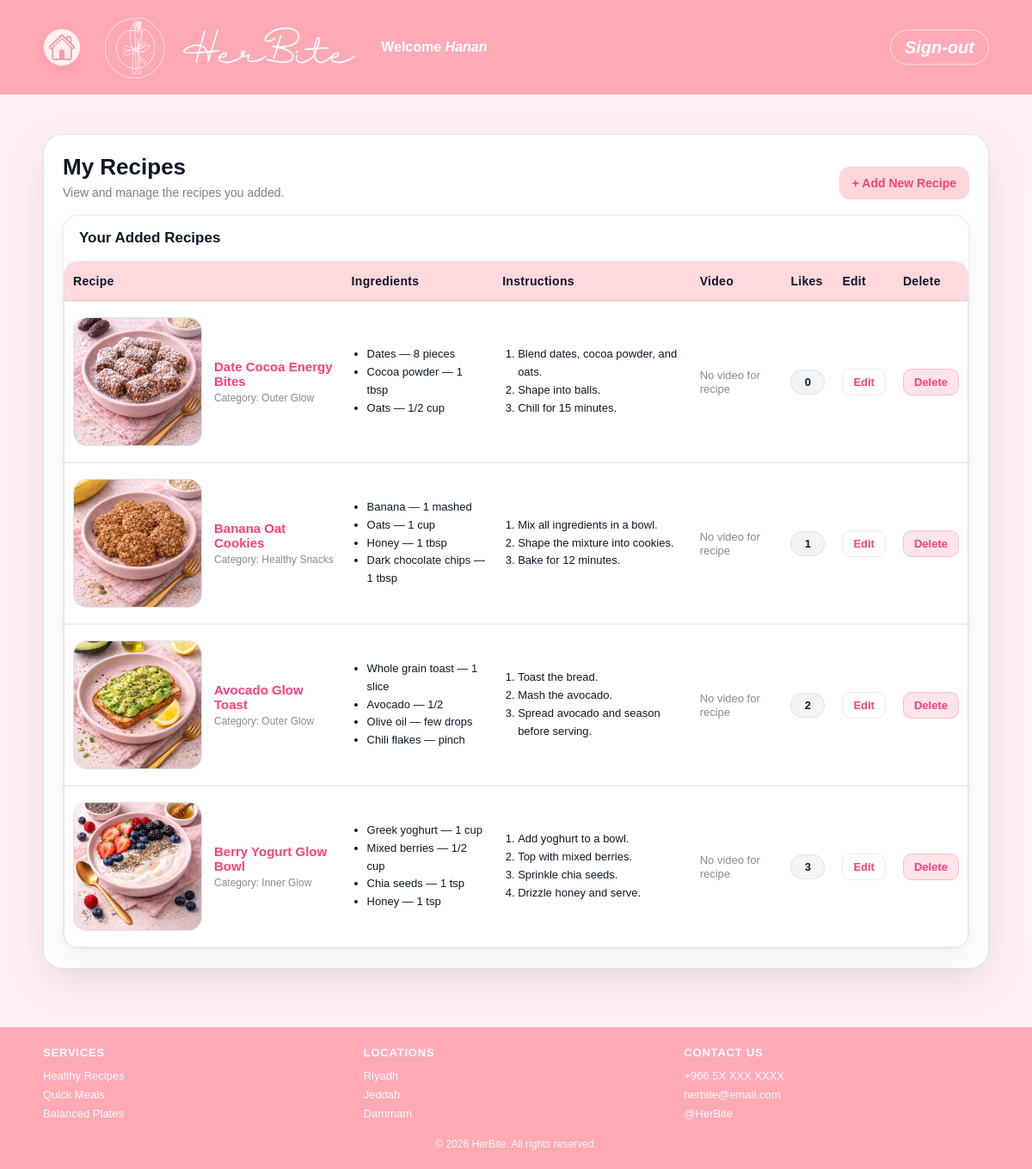
Page /myRecipes.php (signed in) on the committed database.
### tables this page shows
CREATE TABLE `users` (
  `id` int(11) NOT NULL,
  `userType` enum('user','admin') NOT NULL,
  `firstName` varchar(100) NOT NULL,
  `lastName` varchar(100) NOT NULL,
  `emailAddress` varchar(100) NOT NULL,
  `password` varchar(255) NOT NULL,
  `photoFileName` varchar(255) NOT NULL
);

CREATE TABLE `recipe` (
  `id` int(11) NOT NULL,
  `userID` int(11) NOT NULL,
  `categoryID` int(11) NOT NULL,
  `name` varchar(150) NOT NULL,
  `description` text DEFAULT NULL,
  `photoFileName` varchar(255) DEFAULT NULL,
  `videoFilePath` varchar(255) DEFAULT NULL
);

CREATE TABLE `recipecategory` (
  `id` int(11) NOT NULL,
  `categoryName` varchar(100) NOT NULL
);

CREATE TABLE `recipeingredient` (
  `id` int(11) NOT NULL,
  `recipeID` int(11) NOT NULL,
  `ingredientName` varchar(150) NOT NULL,
  `quantity` varchar(100) NOT NULL
);

CREATE TABLE `recipeinstruction` (
  `id` int(11) NOT NULL,
  `recipeID` int(11) NOT NULL,
  `stepNumber` int(11) NOT NULL,
  `instructionText` text NOT NULL
);

### recipe_helpers.php (called while the page is built, shortened)
<?php
function require_user_login(mysqli $conn): array {
    $userId = (int) $_SESSION['user_id'];
    $stmt = $conn->prepare("SELECT id, firstName, lastName, emailAddress, photoFileName FROM users WHERE id = ?");
    $stmt->bind_param("i", $userId);
    $stmt->execute();
    $result = $stmt->get_result();
    $user = $result->fetch_assoc();
    return $user;
}
function h(?string $value): string {
    return htmlspecialchars((string) $value, ENT_QUOTES, 'UTF-8');
}

### myRecipes.php (the view, shortened to what this page needs)
<?php
include 'db.php';
include 'recipe_helpers.php';
$user = require_user_login($conn);
$userId = (int) $user['id'];
$recipesStmt = $conn->prepare("
    SELECT recipe.id,
           recipe.name,
           recipe.photoFileName,
           recipe.videoFilePath,
           recipecategory.categoryName,
           COALESCE(like_counts.totalLikes, 0) AS totalLikes
    FROM recipe
    LEFT JOIN recipecategory ON recipecategory.id = recipe.categoryID
    LEFT JOIN (
        SELECT recipeID, COUNT(*) AS totalLikes
        FROM likes
        GROUP BY recipeID
    ) AS like_counts ON like_counts.recipeID = recipe.id
    WHERE recipe.userID = ?
    ORDER BY recipe.id DESC
");
$recipesStmt->bind_param("i", $userId);
$recipesStmt->execute();
$recipesResult = $recipesStmt->get_result();
$recipes = $recipesResult->fetch_all(MYSQLI_ASSOC);
$recipeIds = array_column($recipes, 'id');
$ingredientsByRecipe = [];
$instructionsByRecipe = [];
if (!empty($recipeIds)) {
    $idList = implode(',', array_map('intval', $recipeIds));
    $ingredientsResult = $conn->query("
        SELECT recipeID, ingredientName, quantity
        FROM recipeingredient
        WHERE recipeID IN ($idList)
        ORDER BY id ASC
    ");
    while ($row = $ingredientsResult->fetch_assoc()) {
        $ingredientsByRecipe[(int) $row['recipeID']][] = $row;
    }
    $instructionsResult = $conn->query("
        SELECT recipeID, stepNumber, instructionText
        FROM recipeinstruction
        WHERE recipeID IN ($idList)
        ORDER BY recipeID ASC, stepNumber ASC, id ASC
    ");
    while ($row = $instructionsResult->fetch_assoc()) {
        $instructionsByRecipe[(int) $row['recipeID']][] = $row;
    }
}
?>
<!DOCTYPE html>
<html lang="en">
<head>
  <link rel="stylesheet" href="stylesheet.css">
</head>
<body class="user-page header-admin">
  <div class="page">
    <header class="site-header">
      <div class="header-inner">
        <a href="user.php" class="home-link" aria-label="Go to home">
          <img src="home.PNG" alt="Home">
        </a>
        <div class="brand">
          <img src="logo.jpg" alt="HerBite Logo">
        </div>
        <div class="brand-title">
          <img src="title.jpg" alt="HerBite Title">
        </div>
        <div class="header-right">
          <div class="welcome">Welcome <span class="name"><?php echo h($user['firstName']); ?></span></div>
        </div>
        <div class="logout">
          <a href="logout.php">Sign-out</a>
        </div>
      </div>
    </header>
    <main class="page-main">
      <section class="box mr-wrap">
        <div class="mr-head">
          <div>
            <h2 class="mr-title">My Recipes</h2>
            <p class="mr-sub">View and manage the recipes you added.</p>
          </div>
          <a href="addRecipe.php" class="mr-add">+ Add New Recipe</a>
        </div>
        <div class="mr-card">
          <div class="mr-card-top">
            <h3>Your Added Recipes</h3>
          </div>
          <?php if (!empty($recipes)) { ?>
            <div class="mr-table-scroll">
              <table class="mr-table">
                <thead>
                  <tr>
                    <th>Recipe</th>
                    <th>Ingredients</th>
                    <th>Instructions</th>
                    <th>Video</th>
                    <th>Likes</th>
                    <th>Edit</th>
                    <th>Delete</th>
                  </tr>
                </thead>
                <tbody>
                  <?php foreach ($recipes as $recipe) {
                      $recipeId = (int) $recipe['id'];
                      $ingredients = $ingredientsByRecipe[$recipeId] ?? [];
                      $instructions = $instructionsByRecipe[$recipeId] ?? [];
                  ?>
                    <tr>
                      <td>
                        <a class="mr-recipe" href="viewRecipe.html?id=<?php echo $recipeId; ?>">
                          <span class="mr-thumb">
                            <img src="<?php echo h($recipe['photoFileName'] ?: 'default.png'); ?>" alt="<?php echo h($recipe['name']); ?>">
                          </span>
                          <span class="mr-meta">
                            <span class="mr-name"><?php echo h($recipe['name']); ?></span>
                            <span class="mr-cat">Category: <?php echo h($recipe['categoryName'] ?: 'Uncategorized'); ?></span>
                          </span>
                        </a>
                      </td>
                      <td>
                        <?php if (!empty($ingredients)) { ?>
                          <ul class="mr-list">
                            <?php foreach ($ingredients as $ingredient) { ?>
                              <li><?php echo h($ingredient['ingredientName']); ?> — <?php echo h($ingredient['quantity']); ?></li>
                            <?php } ?>
                          </ul>
                        <?php } else { ?>
                          <span class="mr-muted">No ingredients added.</span>
                        <?php } ?>
                      </td>
                      <td>
                        <?php if (!empty($instructions)) { ?>
                          <ol class="mr-list">
                            <?php foreach ($instructions as $instruction) { ?>
                              <li><?php echo h($instruction['instructionText']); ?></li>
                            <?php } ?>
                          </ol>
                        <?php } else { ?>
                          <span class="mr-muted">No instructions added.</span>
                        <?php } ?>
                      </td>
                      <td>
                        <?php if (!empty($recipe['videoFilePath'])) { ?>
                          <a class="mr-link" href="<?php echo h($recipe['videoFilePath']); ?>" target="_blank" rel="noopener noreferrer">Watch video</a>
                        <?php } else { ?>
                          <span class="mr-muted">No video for recipe</span>
                        <?php } ?>
                      </td>
                      <td><span class="mr-pill"><?php echo (int) $recipe['totalLikes']; ?></span></td>
                      <td><a class="mr-btn mr-btn-edit" href="editRecipe.php?id=<?php echo $recipeId; ?>">Edit</a></td>
                      <td><a class="mr-btn mr-btn-del" href="deleteRecipe.php?id=<?php echo $recipeId; ?>" onclick="return confirm('Delete this recipe?');">Delete</a></td>
                    </tr>
                  <?php } ?>
                </tbody>
              </table>
            </div>
          <?php } else { ?>
            <p class="mr-muted">You have not added any recipes yet.</p>
          <?php } ?>
        </div>
      </section>
    </main>
    <footer class="site-footer">
      <div class="footer-inner">
        <div class="footer-col">
          <h4>Services</h4>
          <p>Healthy Recipes</p>
          <p>Quick Meals</p>
          <p>Balanced Plates</p>
        </div>
        <div class="footer-col">
          <h4>Locations</h4>
          <p>Riyadh</p>
          <p>Jeddah</p>
          <p>Dammam</p>
        </div>
        <div class="footer-col">
          <h4>Contact Us</h4>
          <p>+966 5X XXX XXXX</p>
          <p>herbite@email.com</p>
          <p>@HerBite</p>
        </div>
      </div>
      <div class="footer-bottom">
        © 2026 HerBite. All rights reserved.
      </div>
    </footer>
  </div>
</body>
</html>

### rows in the picture
users: firstName "Hanan"
recipe: photoFileName (picture), name "Date Cocoa Energy Bites", recipecategory.categoryName "Outer Glow", shows "No video for recipe", totalLikes "0"
recipeingredient: ingredientName "Dates", quantity "8 pieces"
recipeingredient: ingredientName "Cocoa powder", quantity "1 tbsp"
recipeingredient: ingredientName "Oats", quantity "1/2 cup"
recipeinstruction: instructionText "Blend dates, cocoa powder, and oats."
recipeinstruction: instructionText "Shape into balls."
recipeinstruction: instructionText "Chill for 15 minutes."
recipe: photoFileName (picture), name "Banana Oat Cookies", recipecategory.categoryName "Healthy Snacks", shows "No video for recipe", totalLikes "1"
recipeingredient: ingredientName "Banana", quantity "1 mashed"
recipeingredient: ingredientName "Oats", quantity "1 cup"
recipeingredient: ingredientName "Honey", quantity "1 tbsp"
recipeingredient: ingredientName "Dark chocolate chips", quantity "1 tbsp"
recipeinstruction: instructionText "Mix all ingredients in a bowl."
recipeinstruction: instructionText "Shape the mixture into cookies."
recipeinstruction: instructionText "Bake for 12 minutes."
recipe: photoFileName (picture), name "Avocado Glow Toast", recipecategory.categoryName "Outer Glow", shows "No video for recipe", totalLikes "2"
recipeingredient: ingredientName "Whole grain toast", quantity "1 slice"
recipeingredient: ingredientName "Avocado", quantity "1/2"
recipeingredient: ingredientName "Olive oil", quantity "few drops"
recipeingredient: ingredientName "Chili flakes", quantity "pinch"
recipeinstruction: instructionText "Toast the bread."
recipeinstruction: instructionText "Mash the avocado."
recipeinstruction: instructionText "Spread avocado and season before serving."
recipe: photoFileName (picture), name "Berry Yogurt Glow Bowl", recipecategory.categoryName "Inner Glow", shows "No video for recipe", totalLikes "3"
recipeingredient: ingredientName "Greek yoghurt", quantity "1 cup"
recipeingredient: ingredientName "Mixed berries", quantity "1/2 cup"
recipeingredient: ingredientName "Chia seeds", quantity "1 tsp"
recipeingredient: ingredientName "Honey", quantity "1 tsp"
recipeinstruction: instructionText "Add yoghurt to a bowl."
recipeinstruction: instructionText "Top with mixed berries."
recipeinstruction: instructionText "Sprinkle chia seeds."
recipeinstruction: instructionText "Drizzle honey and serve."
